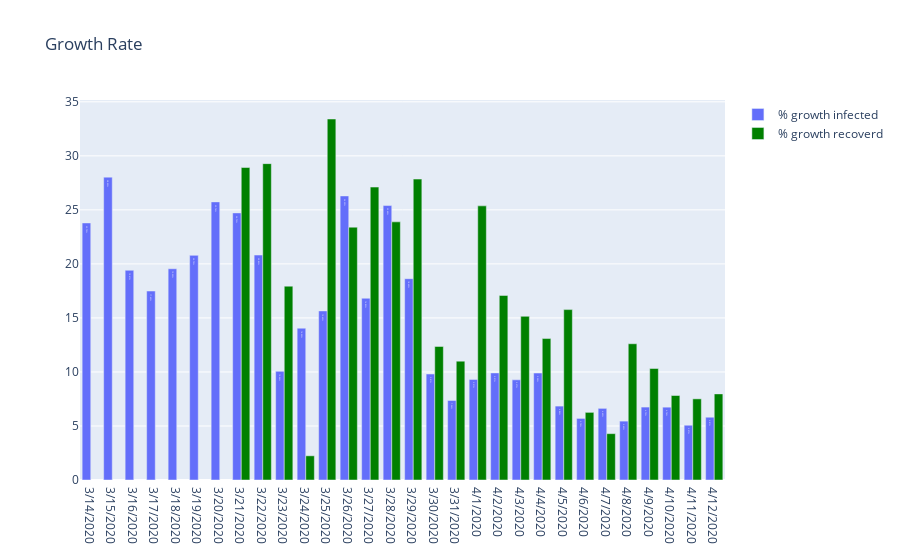

The notebook cell saved with this chart:
### Code cell
df_growth_belgium_severe = df_growth_belgium[['date', 'daily_infected', 'infected', 'daily_deceased', 'deceased', 'icu', 'capacity_icu', 'hospitalized', 'released']][13:]
fig_bar_growth = go.Figure()
fig.update_yaxes(range=[0, 100])
fig_bar_growth.layout={'title': 'Growth Rate'}
fig_bar_growth.add_trace(go.Bar(x=df_growth_belgium_severe['date'], y=df_growth_belgium_severe['infected'], name='% growth infected', text=df_growth_belgium_severe['infected'], textposition='auto'))
fig_bar_growth.add_trace(go.Bar(x=df_growth_belgium_severe['date'], y=df_growth_belgium_severe['released'], name='% growth recoverd', marker={'color':'green'}))

### Figure 1 — Plotly figure (JSON) as saved in the notebook; plotly's stock layout.template omitted (floating-point values rounded to 4 significant figures)
{"data": [{"name": "% growth infected", "text": ["23.79%", "28.03%", "19.41%", "17.49%", "19.55%", "20.79%", "25.74%", "24.72%", "20.82%", "10.06%", "14.05%", "15.65%", "26.29%", "16.82%", "25.40%", "18.63%", "9.81%", "7.36%", "9.31%", "9.91%", "9.27%", "9.90%", "6.84%", "5.70%", "6.63%", "5.45%", "6.75%", "6.74%", "5.07%", "5.81%"], "textposition": "auto", "type": "bar", "x": ["3/14/2020", "3/15/2020", "3/16/2020", "3/17/2020", "3/18/2020", "3/19/2020", "3/20/2020", "3/21/2020", "3/22/2020", "3/23/2020", "3/24/2020", "3/25/2020", "3/26/2020", "3/27/2020", "3/28/2020", "3/29/2020", "3/30/2020", "3/31/2020", "4/1/2020", "4/2/2020", "4/3/2020", "4/4/2020", "4/5/2020", "4/6/2020", "4/7/2020", "4/8/2020", "4/9/2020", "4/10/2020", "4/11/2020", "4/12/2020"], "y": ["23.79%", "28.03%", "19.41%", "17.49%", "19.55%", "20.79%", "25.74%", "24.72%", "20.82%", "10.06%", "14.05%", "15.65%", "26.29%", "16.82%", "25.40%", "18.63%", "9.81%", "7.36%", "9.31%", "9.91%", "9.27%", "9.90%", "6.84%", "5.70%", "6.63%", "5.45%", "6.75%", "6.74%", "5.07%", "5.81%"]}, {"marker": {"color": "green"}, "name": "% growth recoverd", "type": "bar", "x": ["3/14/2020", "3/15/2020", "3/16/2020", "3/17/2020", "3/18/2020", "3/19/2020", "3/20/2020", "3/21/2020", "3/22/2020", "3/23/2020", "3/24/2020", "3/25/2020", "3/26/2020", "3/27/2020", "3/28/2020", "3/29/2020", "3/30/2020", "3/31/2020", "4/1/2020", "4/2/2020", "4/3/2020", "4/4/2020", "4/5/2020", "4/6/2020", "4/7/2020", "4/8/2020", "4/9/2020", "4/10/2020", "4/11/2020", "4/12/2020"], "y": [null, null, null, null, null, null, null, "28.92%", "29.28%", "17.94%", "2.24%", "33.41%", "23.40%", "27.11%", "23.89%", "27.85%", "12.36%", "11.00%", "25.37%", "17.08%", "15.15%", "13.09%", "15.77%", "6.26%", "4.29%", "12.61%", "10.32%", "7.82%", "7.51%", "7.97%"]}], "layout": {"title": {"text": "Growth Rate"}}}
